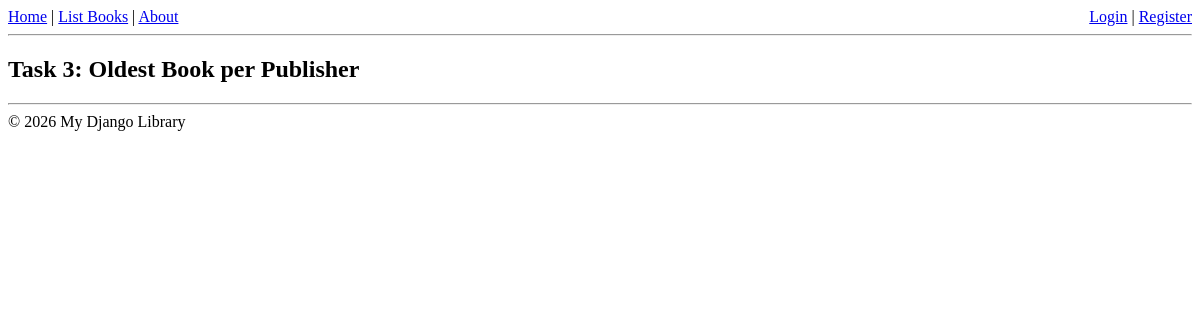
Page /books/lab9/task3 on the earlier database version.
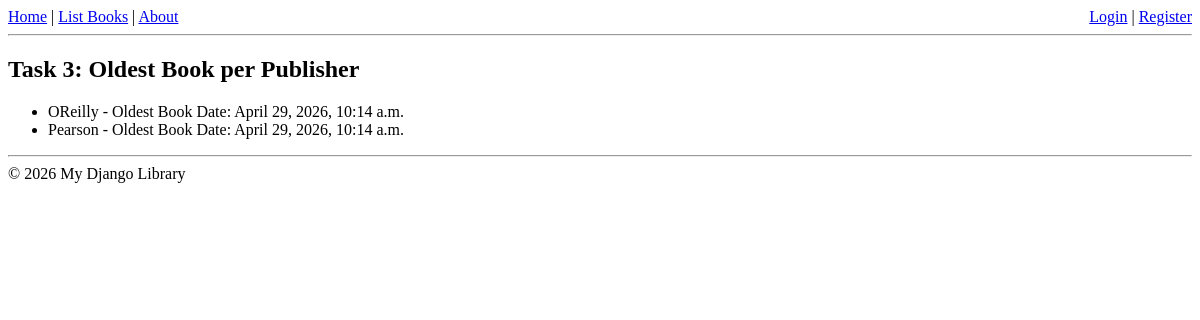
Same page on the later database version.
### apps/bookmodule/models.py (models this page shows)
class Publisher(models.Model):
    name = models.CharField(max_length=200)
    location = models.CharField(max_length=300)

### apps/bookmodule/views.py (the view)
# urls.py: path('lab9/task3', views.task3_lab9, name="lab9.task3"),
def task3_lab9(request):
    publishers = Publisher.objects.annotate(oldest_book=Min('book__pubdate'))
    return render(request, 'bookmodule/lab9_task3.html', {'publishers': publishers})

### apps/templates/bookmodule/lab9_task3.html
{% extends "layouts/base.html" %}
{% block content %}
<h2>Task 3: Oldest Book per Publisher</h2>
<ul>{% for p in publishers %}<li>{{p.name}} - Oldest Book Date: {{p.oldest_book}}</li>{% endfor %}</ul>
{% endblock %}

Differences in the rows shown:
added Publisher: name "OReilly", oldest_book "April 29, 2026, 10:14 a.m."
added Publisher: name "Pearson", oldest_book "April 29, 2026, 10:14 a.m."
